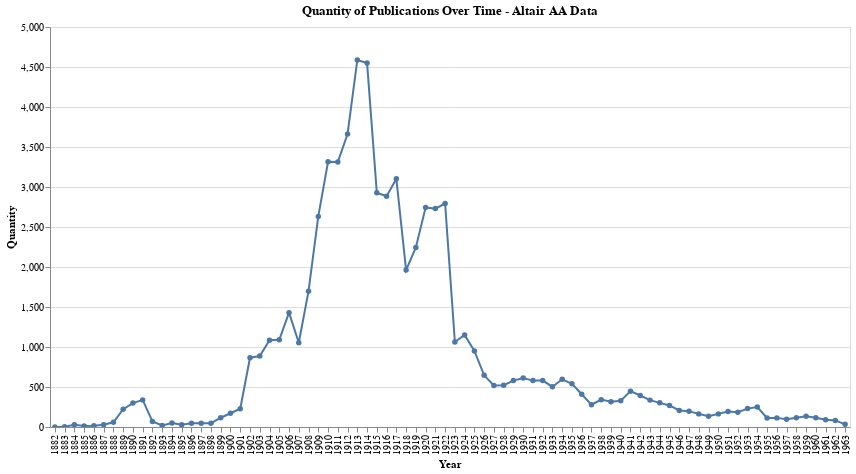

Source (notebook cell):
### Code cell
import pandas as pd
import altair as alt

# Load the data
pl_data_df = pd.read_csv('../chroniclingamerica_csv/aa_data.csv')

# Ensure the 'Date' column is in datetime format
pl_data_df['Date'] = pd.to_datetime(pl_data_df['date'])

# Group by year and count the number of publications
pl_data_df['Year'] = pl_data_df['Date'].dt.year
publications_per_year = pl_data_df.groupby('Year').size().reset_index(name='Quantity')

# Create the Altair chart
chart = alt.Chart(publications_per_year).mark_line(point=True).encode(
    x='Year:O',
    y='Quantity:Q',
    tooltip=['Year', 'Quantity']
).properties(
    title='Quantity of Publications Over Time - Altair AA Data',
    width=800,
    height=400
).interactive()

chart

### Figure 1 — Vega-Lite specification as saved in the notebook (floating-point values rounded to 4 significant figures)
{"config": {"view": {"continuousWidth": 300, "continuousHeight": 300}}, "data": {"name": "data-ad91f69672306db0b4ab9dd1fa8c679c"}, "mark": {"type": "line", "point": true}, "encoding": {"tooltip": [{"field": "Year", "type": "quantitative"}, {"field": "Quantity", "type": "quantitative"}], "x": {"field": "Year", "type": "ordinal"}, "y": {"field": "Quantity", "type": "quantitative"}}, "height": 400, "params": [{"name": "param_81", "select": {"type": "interval", "encodings": ["x", "y"]}, "bind": "scales"}], "title": "Quantity of Publications Over Time - Altair AA Data", "width": 800, "$schema": "https://vega.github.io/schema/vega-lite/v5.8.0.json", "datasets": {"data-ad91f69672306db0b4ab9dd1fa8c679c": [{"Year": 1882, "Quantity": 1}, {"Year": 1883, "Quantity": 3}, {"Year": 1884, "Quantity": 29}, {"Year": 1885, "Quantity": 14}, {"Year": 1886, "Quantity": 16}, {"Year": 1887, "Quantity": 27}, {"Year": 1888, "Quantity": 59}, {"Year": 1889, "Quantity": 222}, {"Year": 1890, "Quantity": 299}, {"Year": 1891, "Quantity": 339}, {"Year": 1892, "Quantity": 70}, {"Year": 1893, "Quantity": 20}, {"Year": 1894, "Quantity": 50}, {"Year": 1895, "Quantity": 27}, {"Year": 1896, "Quantity": 46}, {"Year": 1897, "Quantity": 46}, {"Year": 1898, "Quantity": 47}, {"Year": 1899, "Quantity": 116}, {"Year": 1900, "Quantity": 172}, {"Year": 1901, "Quantity": 228}, {"Year": 1902, "Quantity": 866}, {"Year": 1903, "Quantity": 887}, {"Year": 1904, "Quantity": 1084}, {"Year": 1905, "Quantity": 1091}, {"Year": 1906, "Quantity": 1429}, {"Year": 1907, "Quantity": 1053}, {"Year": 1908, "Quantity": 1698}, {"Year": 1909, "Quantity": 2632}, {"Year": 1910, "Quantity": 3315}, {"Year": 1911, "Quantity": 3312}, {"Year": 1912, "Quantity": 3663}, {"Year": 1913, "Quantity": 4588}, {"Year": 1914, "Quantity": 4549}, {"Year": 1915, "Quantity": 2928}, {"Year": 1916, "Quantity": 2884}, {"Year": 1917, "Quantity": 3104}, {"Year": 1918, "Quantity": 1962}, {"Year": 1919, "Quantity": 2244}, {"Year": 1920, "Quantity": 2743}, {"Year": 1921, "Quantity": 2730}, {"Year": 1922, "Quantity": 2793}, {"Year": 1923, "Quantity": 1063}, {"Year": 1924, "Quantity": 1151}, {"Year": 1925, "Quantity": 951}, {"Year": 1926, "Quantity": 646}, {"Year": 1927, "Quantity": 519}, {"Year": 1928, "Quantity": 523}, {"Year": 1929, "Quantity": 580}, {"Year": 1930, "Quantity": 613}, {"Year": 1931, "Quantity": 580}, {"Year": 1932, "Quantity": 580}, {"Year": 1933, "Quantity": 504}, {"Year": 1934, "Quantity": 596}, {"Year": 1935, "Quantity": 540}, {"Year": 1936, "Quantity": 410}, {"Year": 1937, "Quantity": 278}, {"Year": 1938, "Quantity": 342}, {"Year": 1939, "Quantity": 317}, {"Year": 1940, "Quantity": 328}, {"Year": 1941, "Quantity": 448}, {"Year": 1942, "Quantity": 394}, {"Year": 1943, "Quantity": 336}, {"Year": 1944, "Quantity": 302}, {"Year": 1945, "Quantity": 269}, {"Year": 1946, "Quantity": 207}, {"Year": 1947, "Quantity": 197}, {"Year": 1948, "Quantity": 164}, {"Year": 1949, "Quantity": 135}, {"Year": 1950, "Quantity": 164}, {"Year": 1951, "Quantity": 194}, {"Year": 1952, "Quantity": 185}, {"Year": 1953, "Quantity": 230}, {"Year": 1954, "Quantity": 250}, {"Year": 1955, "Quantity": 113}, {"Year": 1956, "Quantity": 114}, {"Year": 1957, "Quantity": 98}, {"Year": 1958, "Quantity": 116}, {"Year": 1959, "Quantity": 134}, {"Year": 1960, "Quantity": 116}, {"Year": 1961, "Quantity": 92}, {"Year": 1962, "Quantity": 82}, {"Year": 1963, "Quantity": 33}]}}
